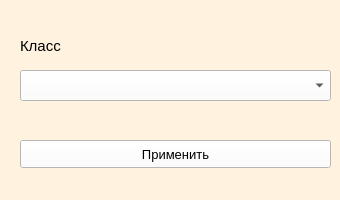
<?xml version="1.0" encoding="UTF-8"?>
<ui version="4.0">
 <class>Form</class>
 <widget class="QWidget" name="Form">
  <property name="geometry">
   <rect>
    <x>0</x>
    <y>0</y>
    <width>340</width>
    <height>200</height>
   </rect>
  </property>
  <property name="windowTitle">
   <string>Form</string>
  </property>
  <property name="styleSheet">
   <string notr="true">background-color: rgb(255, 242, 222);</string>
  </property>
  <widget class="QLabel" name="label">
   <property name="geometry">
    <rect>
     <x>20</x>
     <y>30</y>
     <width>91</width>
     <height>31</height>
    </rect>
   </property>
   <property name="font">
    <font>
     <pointsize>11</pointsize>
    </font>
   </property>
   <property name="text">
    <string>Класс</string>
   </property>
  </widget>
  <widget class="QComboBox" name="combo_class">
   <property name="geometry">
    <rect>
     <x>20</x>
     <y>70</y>
     <width>311</width>
     <height>31</height>
    </rect>
   </property>
   <property name="font">
    <font>
     <pointsize>10</pointsize>
    </font>
   </property>
   <property name="styleSheet">
    <string notr="true">background-color: rgb(255, 255, 255);</string>
   </property>
  </widget>
  <widget class="QPushButton" name="push_done">
   <property name="geometry">
    <rect>
     <x>20</x>
     <y>140</y>
     <width>311</width>
     <height>28</height>
    </rect>
   </property>
   <property name="font">
    <font>
     <pointsize>10</pointsize>
    </font>
   </property>
   <property name="styleSheet">
    <string notr="true">background-color: rgb(255, 255, 255);</string>
   </property>
   <property name="text">
    <string>Применить</string>
   </property>
  </widget>
 </widget>
 <resources/>
 <connections/>
</ui>
